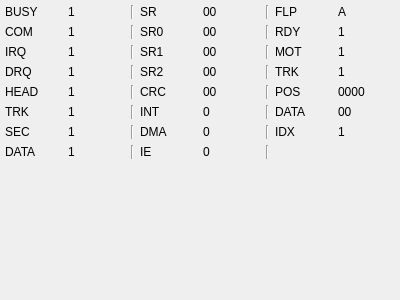
<?xml version="1.0" encoding="UTF-8"?>
<ui version="4.0">
 <class>FDDWidget</class>
 <widget class="QWidget" name="FDDWidget">
  <property name="geometry">
   <rect>
    <x>0</x>
    <y>0</y>
    <width>400</width>
    <height>300</height>
   </rect>
  </property>
  <property name="windowTitle">
   <string>Form</string>
  </property>
  <layout class="QGridLayout" name="gridLayout">
   <property name="leftMargin">
    <number>5</number>
   </property>
   <property name="topMargin">
    <number>5</number>
   </property>
   <property name="rightMargin">
    <number>5</number>
   </property>
   <property name="bottomMargin">
    <number>5</number>
   </property>
   <item row="4" column="7">
    <widget class="QLabel" name="flpPosL">
     <property name="text">
      <string>0000</string>
     </property>
    </widget>
   </item>
   <item row="1" column="3">
    <widget class="QLabel" name="label_45">
     <property name="text">
      <string>SR0</string>
     </property>
    </widget>
   </item>
   <item row="1" column="7">
    <widget class="QLabel" name="flpRdyL">
     <property name="text">
      <string>1</string>
     </property>
    </widget>
   </item>
   <item row="2" column="2">
    <widget class="Line" name="line_3">
     <property name="orientation">
      <enum>Qt::Vertical</enum>
     </property>
    </widget>
   </item>
   <item row="3" column="0">
    <widget class="QLabel" name="label_32">
     <property name="text">
      <string>DRQ</string>
     </property>
    </widget>
   </item>
   <item row="3" column="4">
    <widget class="QLabel" name="fdcSr2L">
     <property name="text">
      <string>00</string>
     </property>
    </widget>
   </item>
   <item row="3" column="6">
    <widget class="QLabel" name="label_37">
     <property name="text">
      <string>TRK</string>
     </property>
    </widget>
   </item>
   <item row="3" column="3">
    <widget class="QLabel" name="label_47">
     <property name="text">
      <string>SR2</string>
     </property>
    </widget>
   </item>
   <item row="6" column="1">
    <widget class="QLabel" name="fdcSecL">
     <property name="text">
      <string>1</string>
     </property>
    </widget>
   </item>
   <item row="3" column="1">
    <widget class="QLabel" name="fdcDrqL">
     <property name="text">
      <string>1</string>
     </property>
    </widget>
   </item>
   <item row="4" column="4">
    <widget class="QLabel" name="flpCRC">
     <property name="text">
      <string>00</string>
     </property>
    </widget>
   </item>
   <item row="0" column="7">
    <widget class="QLabel" name="flpCurL">
     <property name="text">
      <string>A</string>
     </property>
    </widget>
   </item>
   <item row="7" column="0">
    <widget class="QLabel" name="label_34">
     <property name="text">
      <string>DATA</string>
     </property>
    </widget>
   </item>
   <item row="4" column="3">
    <widget class="QLabel" name="label_2">
     <property name="text">
      <string>CRC</string>
     </property>
    </widget>
   </item>
   <item row="4" column="0">
    <widget class="QLabel" name="label_38">
     <property name="text">
      <string>HEAD</string>
     </property>
    </widget>
   </item>
   <item row="7" column="2">
    <widget class="Line" name="line_8">
     <property name="orientation">
      <enum>Qt::Vertical</enum>
     </property>
    </widget>
   </item>
   <item row="2" column="1">
    <widget class="QLabel" name="fdcIrqL">
     <property name="text">
      <string>1</string>
     </property>
    </widget>
   </item>
   <item row="4" column="6">
    <widget class="QLabel" name="label_39">
     <property name="text">
      <string>POS</string>
     </property>
    </widget>
   </item>
   <item row="5" column="3">
    <widget class="QLabel" name="label_8">
     <property name="text">
      <string>INT</string>
     </property>
    </widget>
   </item>
   <item row="7" column="3">
    <widget class="QLabel" name="label_11">
     <property name="text">
      <string>IE</string>
     </property>
    </widget>
   </item>
   <item row="3" column="7">
    <widget class="QLabel" name="flpTrkL">
     <property name="text">
      <string>1</string>
     </property>
    </widget>
   </item>
   <item row="1" column="4">
    <widget class="QLabel" name="fdcSr0L">
     <property name="text">
      <string>00</string>
     </property>
    </widget>
   </item>
   <item row="4" column="1">
    <widget class="QLabel" name="fdcHeadL">
     <property name="text">
      <string>1</string>
     </property>
    </widget>
   </item>
   <item row="5" column="0">
    <widget class="QLabel" name="label_31">
     <property name="text">
      <string>TRK</string>
     </property>
    </widget>
   </item>
   <item row="5" column="6">
    <widget class="QLabel" name="label_42">
     <property name="text">
      <string>DATA</string>
     </property>
    </widget>
   </item>
   <item row="7" column="4">
    <widget class="QLabel" name="flpIntEn">
     <property name="text">
      <string>0</string>
     </property>
    </widget>
   </item>
   <item row="6" column="3">
    <widget class="QLabel" name="label_10">
     <property name="text">
      <string>DMA</string>
     </property>
    </widget>
   </item>
   <item row="2" column="6">
    <widget class="QLabel" name="label_35">
     <property name="text">
      <string>MOT</string>
     </property>
    </widget>
   </item>
   <item row="2" column="3">
    <widget class="QLabel" name="label_46">
     <property name="text">
      <string>SR1</string>
     </property>
    </widget>
   </item>
   <item row="5" column="4">
    <widget class="QLabel" name="flpInt">
     <property name="text">
      <string>0</string>
     </property>
    </widget>
   </item>
   <item row="1" column="2">
    <widget class="Line" name="line_2">
     <property name="orientation">
      <enum>Qt::Vertical</enum>
     </property>
    </widget>
   </item>
   <item row="0" column="2">
    <widget class="Line" name="line">
     <property name="orientation">
      <enum>Qt::Vertical</enum>
     </property>
    </widget>
   </item>
   <item row="1" column="6">
    <widget class="QLabel" name="label_41">
     <property name="text">
      <string>RDY</string>
     </property>
    </widget>
   </item>
   <item row="0" column="1">
    <widget class="QLabel" name="fdcBusyL">
     <property name="text">
      <string>1</string>
     </property>
    </widget>
   </item>
   <item row="0" column="3">
    <widget class="QLabel" name="label_43">
     <property name="text">
      <string>SR</string>
     </property>
    </widget>
   </item>
   <item row="1" column="1">
    <widget class="QLabel" name="fdcComL">
     <property name="text">
      <string>1</string>
     </property>
    </widget>
   </item>
   <item row="7" column="1">
    <widget class="QLabel" name="fdcDataL">
     <property name="text">
      <string>1</string>
     </property>
    </widget>
   </item>
   <item row="6" column="0">
    <widget class="QLabel" name="label_33">
     <property name="text">
      <string>SEC</string>
     </property>
    </widget>
   </item>
   <item row="2" column="4">
    <widget class="QLabel" name="fdcSr1L">
     <property name="text">
      <string>00</string>
     </property>
    </widget>
   </item>
   <item row="6" column="2">
    <widget class="Line" name="line_7">
     <property name="orientation">
      <enum>Qt::Vertical</enum>
     </property>
    </widget>
   </item>
   <item row="2" column="7">
    <widget class="QLabel" name="flpMotL">
     <property name="text">
      <string>1</string>
     </property>
    </widget>
   </item>
   <item row="6" column="4">
    <widget class="QLabel" name="flpDma">
     <property name="text">
      <string>0</string>
     </property>
    </widget>
   </item>
   <item row="5" column="2">
    <widget class="Line" name="line_6">
     <property name="orientation">
      <enum>Qt::Vertical</enum>
     </property>
    </widget>
   </item>
   <item row="0" column="4">
    <widget class="QLabel" name="fdcStateL">
     <property name="text">
      <string>00</string>
     </property>
    </widget>
   </item>
   <item row="2" column="0">
    <widget class="QLabel" name="label_30">
     <property name="text">
      <string>IRQ</string>
     </property>
    </widget>
   </item>
   <item row="8" column="0">
    <spacer name="verticalSpacer_3">
     <property name="orientation">
      <enum>Qt::Vertical</enum>
     </property>
     <property name="sizeHint" stdset="0">
      <size>
       <width>20</width>
       <height>95</height>
      </size>
     </property>
    </spacer>
   </item>
   <item row="4" column="2">
    <widget class="Line" name="line_5">
     <property name="orientation">
      <enum>Qt::Vertical</enum>
     </property>
    </widget>
   </item>
   <item row="0" column="6">
    <widget class="QLabel" name="label_36">
     <property name="text">
      <string>FLP</string>
     </property>
    </widget>
   </item>
   <item row="6" column="6">
    <widget class="QLabel" name="label_44">
     <property name="text">
      <string>IDX</string>
     </property>
    </widget>
   </item>
   <item row="5" column="7">
    <widget class="QLabel" name="flpDataL">
     <property name="text">
      <string>00</string>
     </property>
    </widget>
   </item>
   <item row="1" column="0">
    <widget class="QLabel" name="label_40">
     <property name="text">
      <string>COM</string>
     </property>
    </widget>
   </item>
   <item row="3" column="2">
    <widget class="Line" name="line_4">
     <property name="orientation">
      <enum>Qt::Vertical</enum>
     </property>
    </widget>
   </item>
   <item row="5" column="1">
    <widget class="QLabel" name="fdcTrkL">
     <property name="text">
      <string>1</string>
     </property>
    </widget>
   </item>
   <item row="0" column="0">
    <widget class="QLabel" name="label_29">
     <property name="text">
      <string>BUSY</string>
     </property>
    </widget>
   </item>
   <item row="6" column="7">
    <widget class="QLabel" name="flpIdxL">
     <property name="text">
      <string>1</string>
     </property>
    </widget>
   </item>
   <item row="0" column="5">
    <widget class="Line" name="line_9">
     <property name="orientation">
      <enum>Qt::Vertical</enum>
     </property>
    </widget>
   </item>
   <item row="1" column="5">
    <widget class="Line" name="line_10">
     <property name="orientation">
      <enum>Qt::Vertical</enum>
     </property>
    </widget>
   </item>
   <item row="2" column="5">
    <widget class="Line" name="line_11">
     <property name="orientation">
      <enum>Qt::Vertical</enum>
     </property>
    </widget>
   </item>
   <item row="3" column="5">
    <widget class="Line" name="line_12">
     <property name="orientation">
      <enum>Qt::Vertical</enum>
     </property>
    </widget>
   </item>
   <item row="4" column="5">
    <widget class="Line" name="line_13">
     <property name="orientation">
      <enum>Qt::Vertical</enum>
     </property>
    </widget>
   </item>
   <item row="5" column="5">
    <widget class="Line" name="line_14">
     <property name="orientation">
      <enum>Qt::Vertical</enum>
     </property>
    </widget>
   </item>
   <item row="6" column="5">
    <widget class="Line" name="line_15">
     <property name="orientation">
      <enum>Qt::Vertical</enum>
     </property>
    </widget>
   </item>
   <item row="7" column="5">
    <widget class="Line" name="line_16">
     <property name="orientation">
      <enum>Qt::Vertical</enum>
     </property>
    </widget>
   </item>
  </layout>
 </widget>
 <resources/>
 <connections/>
</ui>
